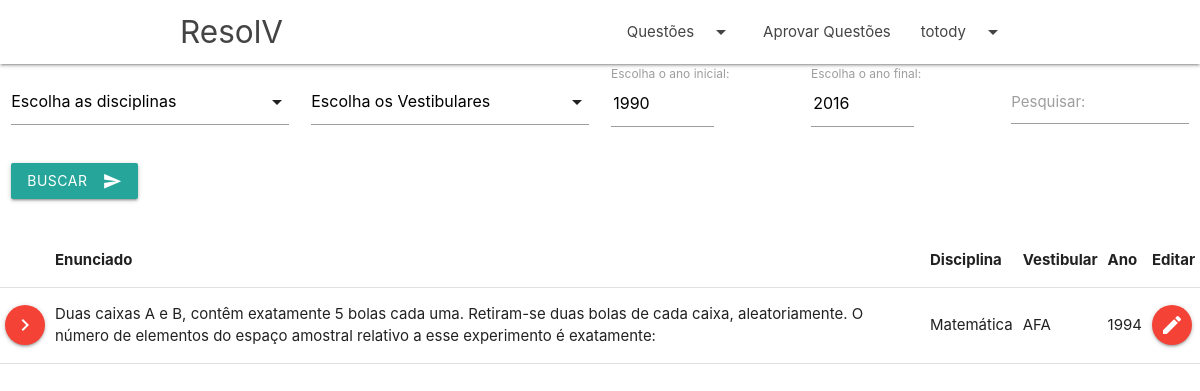
The app's page /buscar.php (signed in) with its own data.
### tables this page shows
CREATE TABLE `usuario` (
  `Nome` varchar(45) DEFAULT NULL,
  `Email` varchar(45) DEFAULT NULL,
  `Apelido` varchar(45) DEFAULT NULL,
  `Senha` varchar(200) DEFAULT NULL,
  `ID_Usuario` int(11) NOT NULL
);

CREATE TABLE `questao` (
  `ID_Questao` int(11) NOT NULL,
  `Enunciado` varchar(2000) DEFAULT NULL,
  `Solucao` varchar(2000) DEFAULT NULL,
  `Ano` int(11) DEFAULT NULL,
  `Aprovada` tinyint(4) DEFAULT NULL,
  `fk_Disciplina_ID_Disciplina` int(11) DEFAULT NULL,
  `fk_Usuario_ID_Usuario` int(11) DEFAULT NULL,
  `dataCriada` date DEFAULT NULL,
  `fk_Alternativa_ID_Alternativa` int(11) DEFAULT NULL,
  `fk_Vestibular_ID` int(11) DEFAULT NULL
);

CREATE TABLE `disciplina` (
  `ID_Disciplina` int(11) NOT NULL,
  `Nome` varchar(45) DEFAULT NULL
);

CREATE TABLE `vestibular` (
  `ID` int(11) NOT NULL,
  `Nome` varchar(40) DEFAULT NULL
);

### buscar.php (the view, shortened to what this page needs)
<!DOCTYPE html>
<html lang="pt-br">
	<head>
		<link href="css/materialize.css" type="text/css" rel="stylesheet" media="screen,projection"/>
		<link href="css/style.css" type="text/css" rel="stylesheet" media="screen,projection"/>
	</head>
	<body>
		<?php include 'header.php';?>
		<form action= "" method='POST' class = "row">
			<div class="input-field col s12 m3">
			</div>
			<div class="input-field col s12 m3">
			</div>
			<div class="input-field col s6 m2">
				<label for="ano-comeco"> Escolha o ano inicial:</label>
				<input name="ano-comeco" type="number" min="1900" max="2099" step="1" value="1990" />
			</div>
			<div class="input-field col s6 m2">
				<label for="ano-fim"> Escolha o ano final:</label>
				<input name="ano-fim" type="number" min="1900" max="2099" step="1" value="2016" />
			</div>
			<div class="input-field col s12 m2">
				<textarea id="textarea1" name = "termo" class="materialize-textarea"></textarea>
				<label for="textarea1">Pesquisar:</label>
			</div>
			<div class="input-field col s12">
				<button class="btn waves-effect waves-light" type="submit" name="action">Buscar
					<i class="material-icons right">send</i>
				</button>
			</div>
		</form>
		<table>
			<thead>
				<th></th>
				<th> Enunciado </th>
				<th> Disciplina </th>
				<th>Vestibular</th>
				<th>Ano</th>
				<?php
					$admin = array(1,2);
					if(isset($_SESSION['login']) && in_array($_SESSION['idUsuarioSessao'], $admin)){
						echo "<th>Editar</th>";
					}
				?>
			</thead>
			<tbody>
				<?php
							$servername = "localhost";
							$username = "root";
							$password = "usbw";
							$database = "baseresolv";
							$conn = mysqli_connect($servername, $username, $password,$database);
							mysqli_set_charset($conn,"utf8");
						if(isset($_POST['action'])){
							$anoComeco = $_REQUEST["ano-comeco"];
							$anoFim = $_REQUEST["ano-fim"];
							$Enunciado = $_REQUEST["termo"];
							$sql = "SELECT Enunciado, ID_Questao, vestibular.nome 'Vestibular', disciplina.nome 'disciplina', disciplina.ID_Disciplina 'idDisc', Ano from questao inner join disciplina on (questao.fk_Disciplina_ID_Disciplina = disciplina.ID_Disciplina) inner join vestibular on (questao.fk_Vestibular_ID = vestibular.ID) where Enunciado like '%{$Enunciado}%' and questao.ano >= $anoComeco and questao.ano <= $anoFim and Aprovada = 1";
							if(isset($_REQUEST["vestibulares"])){
								$vestibulares =  "(".implode(",",$_REQUEST["vestibulares"]).")";
								$sql = $sql." and questao.fk_Vestibular_ID in $vestibulares";
							}
							if(isset($_REQUEST["disciplinas"])){
								$disciplinas =  "(".implode(",",$_REQUEST["disciplinas"]).")";
								$sql = $sql." and questao.fk_Disciplina_ID_Disciplina in $disciplinas";
							}
							$result = $conn->query($sql);
							if ($result and $result->num_rows > 0) {
								while($row = $result->fetch_assoc()) {
									echo "
										<tr>
											<td> <button type='button' class='btn-floating waves-effect waves-light red' onclick=\"window.location='/questao.php?questao={$row["idDisc"]}&clicou=0&ID={$row["ID_Questao"]}'\"><i class='material-icons'>navigate_next</i></button>
											<td>
												{$row["Enunciado"]}
											</td>
											<td>
												{$row["disciplina"]}
											</td>
											<td>
												{$row["Vestibular"]}
											</td>
											<td>
												{$row["Ano"]}
											</td>
											";
									if(isset($_SESSION['login']) && in_array($_SESSION['idUsuarioSessao'], $admin)){
										echo "<td><button type='button' class='btn-floating waves-effect waves-light red' onclick=\"window.location='/editar_questao.php?ID={$row["ID_Questao"]}'\"><i class='material-icons'>edit</i></button></td>";
									}
									echo "</tr>";
								}
							}
						} else{
							$sql = "SELECT Enunciado, ID_Questao, vestibular.nome 'Vestibular', disciplina.nome 'disciplina', disciplina.ID_Disciplina 'idDisc', Ano from questao inner join disciplina on (questao.fk_Disciplina_ID_Disciplina = disciplina.ID_Disciplina) inner join vestibular on (questao.fk_Vestibular_ID = vestibular.ID) where aprovada=1;";
							$result = $conn->query($sql);
							if ($result and $result->num_rows > 0) {
								while($row = $result->fetch_assoc()) {
									echo "
										<tr>
											<td> <button type='button' class='btn-floating waves-effect waves-light red' onclick=\"window.location='/questao.php?questao={$row["idDisc"]}&clicou=0&ID={$row["ID_Questao"]}'\"><i class='material-icons'>navigate_next</i></button>
											<td>
												{$row["Enunciado"]}
											</td>
											<td>
												{$row["disciplina"]}
											</td>
											<td>
												{$row["Vestibular"]}
											</td>
											<td>
												{$row["Ano"]}
											</td>
											";
									if(isset($_SESSION['login']) && in_array($_SESSION['idUsuarioSessao'], $admin)){
										echo "<td><button type='button' class='btn-floating waves-effect waves-light red' onclick=\"window.location='/editar_questao.php?ID={$row["ID_Questao"]}'\"><i class='material-icons'>edit</i></button></td>";
									}
									echo "</tr>";
								}
							}
						}
				?>
			</tbody>
		</table>
	</body>
</html>

### header.php (shortened to what this page needs)
<header>
  <nav class="white" role="navigation">
    <div class="nav-wrapper container">
      <a id="logo-container" href="index.php" class="brand-logo">ResolV</a>
      <ul class="right hide-on-med-and-down">
	<li>
		<a class="dropdown-trigger" href="#!" data-target="dropdown1">Questões<i class="material-icons right">arrow_drop_down</i></a>
	</li>
	<?php
		if(isset($_SESSION['login'])){
			$admin = array(1,2);
			$servername = "localhost";
			$username = "root";
			$password = "usbw";
			$database = "baseresolv";
			$conn = mysqli_connect($servername, $username, $password,$database);
			mysqli_set_charset($conn,"utf8");
			$idUser = $_SESSION['idUsuarioSessao'];
			$sql = "SELECT Apelido FROM usuario WHERE ID_Usuario=$idUser";
			$result = $conn->query($sql);
			$apelido = $result->fetch_assoc()['Apelido'];
			if(in_array($_SESSION['idUsuarioSessao'], $admin)){
				echo "<li><a href='aprovar_questao.php'>Aprovar Questões</a></li>";
			}
			echo '<li><a class="dropdown-trigger" href="#!" data-target="dropdown3">'.html_entity_decode($apelido).'<i class="material-icons right">arrow_drop_down</i></a></li>';
		}
	?>
      </ul>
    </div>
  </nav>
</header>

### css/style.css (style rules this page uses)
nav ul a, nav .brand-logo { color: #444; }

### records on screen
usuario: Apelido "totody"
questao: Enunciado "Duas caixas A e B, contêm exatamente 5 bolas cada uma. Retiram-se duas bolas de cada caixa, aleatoriamente. O número de elementos do espaço amostral relativo a esse experimento é exatamente:", fk_Disciplina_ID_Disciplina.Nome "Matemática", fk_Vestibular_ID.Nome "AFA", Ano "1994"
